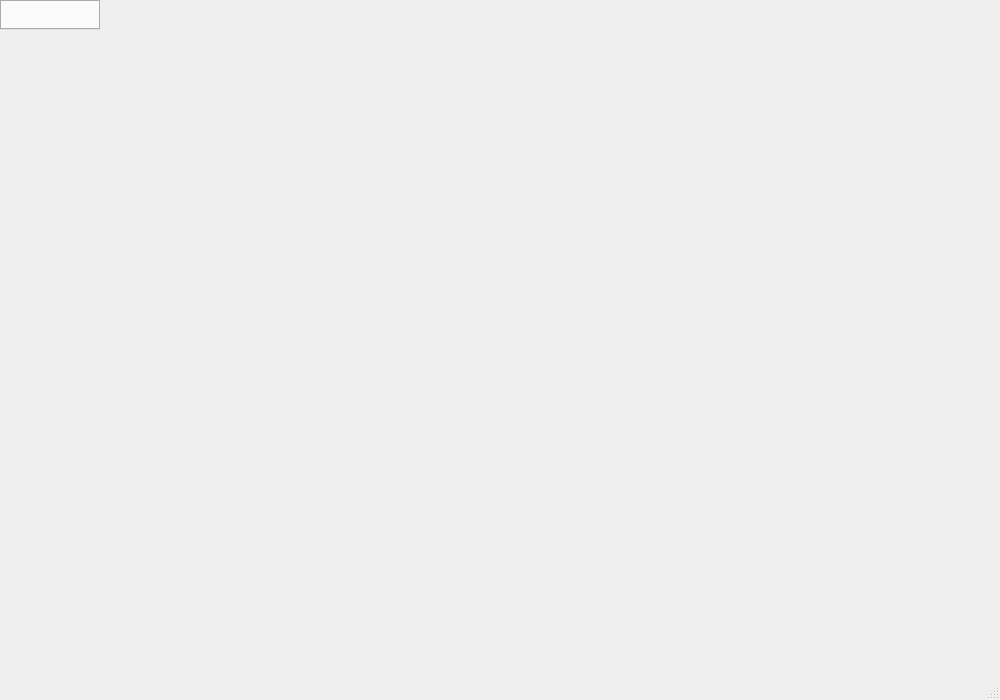
<?xml version="1.0" encoding="UTF-8"?>
<ui version="4.0">
 <class>MainWindow</class>
 <widget class="QMainWindow" name="MainWindow">
  <property name="geometry">
   <rect>
    <x>0</x>
    <y>0</y>
    <width>1000</width>
    <height>700</height>
   </rect>
  </property>
  <property name="font">
   <font>
    <kerning>true</kerning>
   </font>
  </property>
  <property name="windowTitle">
   <string>LPecPrep</string>
  </property>
  <widget class="QTabWidget" name="toolsWidget">
   <property name="sizePolicy">
    <sizepolicy hsizetype="MinimumExpanding" vsizetype="Ignored">
     <horstretch>0</horstretch>
     <verstretch>0</verstretch>
    </sizepolicy>
   </property>
   <property name="minimumSize">
    <size>
     <width>0</width>
     <height>0</height>
    </size>
   </property>
   <property name="currentIndex">
    <number>0</number>
   </property>
  </widget>
  <widget class="QStatusBar" name="statusbar">
   <property name="enabled">
    <bool>true</bool>
   </property>
  </widget>
 </widget>
 <resources/>
 <connections/>
</ui>
